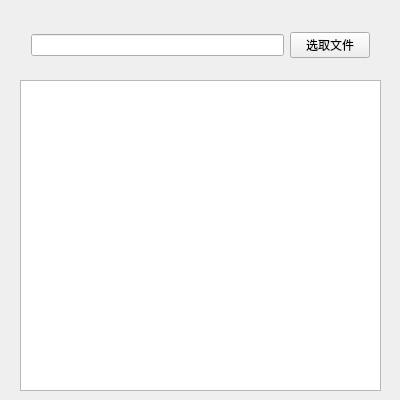
<?xml version="1.0" encoding="UTF-8"?>
<ui version="4.0">
 <class>Widget</class>
 <widget class="QWidget" name="Widget">
  <property name="geometry">
   <rect>
    <x>0</x>
    <y>0</y>
    <width>400</width>
    <height>400</height>
   </rect>
  </property>
  <property name="windowTitle">
   <string>Widget</string>
  </property>
  <widget class="QWidget" name="horizontalLayoutWidget">
   <property name="geometry">
    <rect>
     <x>20</x>
     <y>20</y>
     <width>361</width>
     <height>51</height>
    </rect>
   </property>
   <layout class="QHBoxLayout" name="horizontalLayout">
    <item>
     <widget class="QLineEdit" name="lineEdit"/>
    </item>
    <item>
     <widget class="QPushButton" name="pushButton">
      <property name="text">
       <string>选取文件</string>
      </property>
     </widget>
    </item>
   </layout>
  </widget>
  <widget class="QTextEdit" name="textEdit">
   <property name="geometry">
    <rect>
     <x>20</x>
     <y>80</y>
     <width>361</width>
     <height>311</height>
    </rect>
   </property>
  </widget>
 </widget>
 <layoutdefault spacing="6" margin="11"/>
 <resources/>
 <connections/>
</ui>
